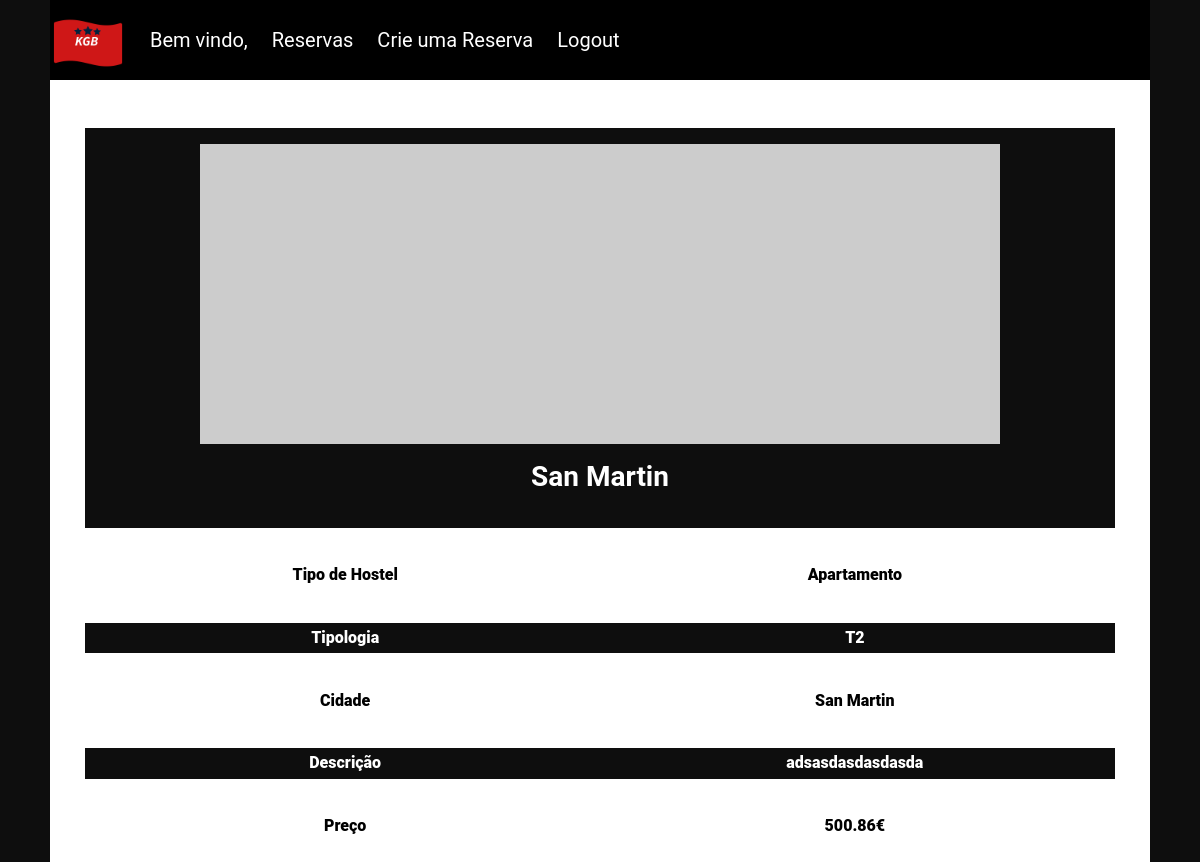
/imoveis_details.php?id=3 (signed in), run on the app's committed database.
### tables this page shows
CREATE TABLE imovel(
idc int PRIMARY Key NOT NULL AUTO_INCREMENT,
tipo varchar(20) NOT NULL,
tipologia varchar(10) NOT NULL,
preco real NOT NULL,
descricao char(200) NOT NULL,
cidade_im varchar(80) NOT NULL,
image varchar(255) NOT NULL);

### dbFunction.php (the view, shortened to what this page needs)
<?php
    class dbFunction {
        public function connect(){
            $con = mysqli_connect(server, user, password, db);
            return $con;
        }
            ?>
            <?php
        public function userName(){
               ?>
            <li>Bem vindo, <?php echo $_SESSION['username'] ?></li>
            <?php
        }
            ?>
            <?php
        public function menuType2(){
            $user = $this->userName();
            ?>
                <li><a href="reserva_display.php">Reservas</a></li>
                <li><a href="reserva_hospede.php">Crie uma Reserva</a></li>
                <li><form method="post"><input type="submit" name="logout" value="Logout" ></form></li>
            <?php
        }
            ?>
                <?php
        public function imvDetails(){
            if($_GET['id']){
                $conn = $this->connect();
                $idc = $_GET['id'];
                $imv = mysqli_query($conn, "SELECT * FROM imovel WHERE idc = $idc ") or die(mysqli_error($conn));
                ?>
                <?php while($dado = mysqli_fetch_assoc($imv)) { ?>
                    <li class="img-block" align="center" style="height: 400px">
                        <br>
                        <span><img src=<?php echo $dado['image'] ?> alt="home_image" style="width: 800px; height: 300px;
                    max-width: 1100px;" align="center"/></span><br><br>
                        <h2 align="center" style="color: #FFFF "><?php echo $dado['cidade_im'] ?></h2>
                    </li>
                    <br><br>
                    <li class="ilset">
                        <span class="detalheTitulo">Tipo de Hostel</span><span class="detalheTitulo2"><?php echo $dado['tipo'] ?></span><br>
                    </li>
                    <br><br>
                    <li class="ilset black-list">
                        <span class="detalheTitulo">Tipologia</span><span class="detalheTitulo2"><?php echo $dado['tipologia'] ?></span><br>
                    </li>
                    <br><br>
                    <li class="ilset">
                        <span class="detalheTitulo">Cidade</span><span class="detalheTitulo2"><?php echo $dado['cidade_im'] ?></span><br>
                    </li>
                    <br><br>
                    <li class="ilset black-list">
                        <span class="detalheTitulo">Descrição</span><span class="detalheTitulo2"><?php echo $dado['descricao'] ?></span><br>
                    </li>
                    <br><br>
                    <li class="ilset">
                        <span class="detalheTitulo">Preço</span><span class="detalheTitulo2"><?php echo $dado['preco'] ?>€</span><br>
                    </li>
                <?php } ?>
                <?php
            }else{
                echo "<script>alert('Servidor não disponivel!')</script>";
            }
        }
    }
?>

### styles/stylesheet2.css (style rules this page uses)
* { margin: 0; padding: 0; outline: 0; box-sizing: border-box; font-family: Roboto; }
body { padding: 0; font: 400 14px sans-serif; background: #0E0E0E; -webkit-font-smoothing: antialiased; align-items: center; }
.menu nav ul li { font-size: 20px; margin-left: 24px; overflow: hidden; }
li a { display: flex; color: #FFFFFF; text-decoration: none; }
.black-block h2 { font-family: Roboto; font-style: normal; font-weight: bold; font-size: 28px; line-height: 33px; }
.ilset { padding: .3333333333rem; }
.ilset span { font-family: Roboto; font-style: normal; font-weight: 800; font-size: 16px; line-height: 20px; text-align: center; }
.detalheTitulo { display: inline-block; width: 50%; }
.detalheTitulo2 { display: inline-block; width: 50%; }
.img-block { background-color: #0E0E0E; width: 1030px; height: 334px; list-style-type: none; }
.black-list { background-color: #0E0E0E; color: #FFFF; }
input[type=submit] { background-color: #000000; border: none; color: #FFFFFF; text-align: center; text-decoration: none; display: flex; font-size: 20px; }

### data on the page
imovel: cidade_im "San Martin", tipo "Apartamento", tipologia "T2", descricao "adsasdasdasdasda", preco "500.86"
